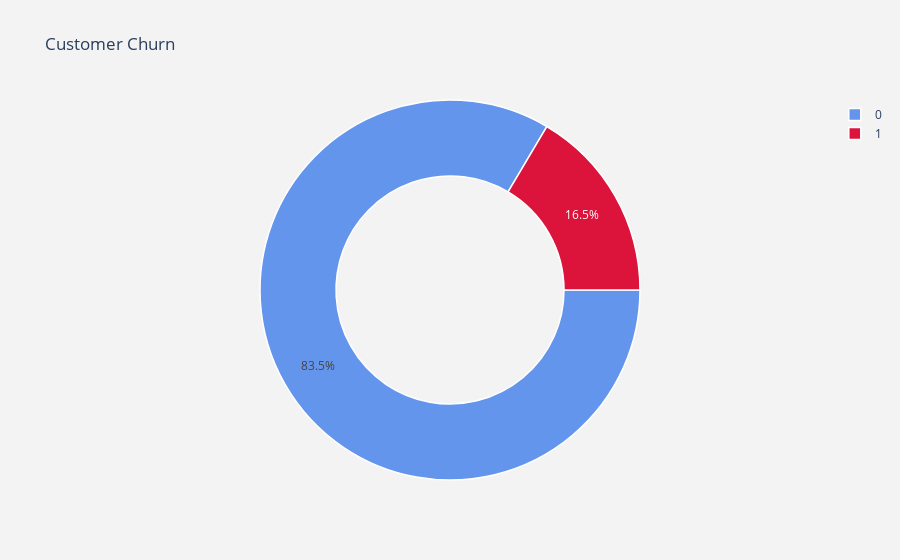

The cell this chart's notebook holds for it:
### Code cell
# Visualize Total Customer Churn
plot_churn_labels1 = df_clean_IQR["Churn"].value_counts().keys().tolist()
plot_churn_values1 = df_clean_IQR["Churn"].value_counts().values.tolist()

plot_data_churn1 = [go.Pie(labels = plot_churn_labels1,
                          values = plot_churn_values1,
                          marker = dict(colors = ['cornflowerblue', 'crimson'],
                                        line = dict(color = "white",
                                                    width = 1.5)),
                          rotation = 90,
                          hoverinfo = "label+value+text",
                          hole = 0.6)
                   ]
plot_layout1 = go.Layout(dict(title = "Customer Churn",
                             plot_bgcolor = "rgb(243,243,243)",
                             paper_bgcolor = "rgb(243,243,243)"))

fig = go.Figure(data = plot_data_churn1, layout = plot_layout1)
po.iplot(fig)

### Figure 1 — Plotly figure (JSON) as saved in the notebook; plotly's stock layout.template omitted (floating-point values rounded to 4 significant figures)
{"data": [{"hole": 0.6, "hoverinfo": "label+value+text", "labels": [0, 1], "marker": {"colors": ["cornflowerblue", "crimson"], "line": {"color": "white", "width": 1.5}}, "rotation": 90, "type": "pie", "values": [2461, 486]}], "layout": {"paper_bgcolor": "rgb(243,243,243)", "plot_bgcolor": "rgb(243,243,243)", "title": {"text": "Customer Churn"}}}
